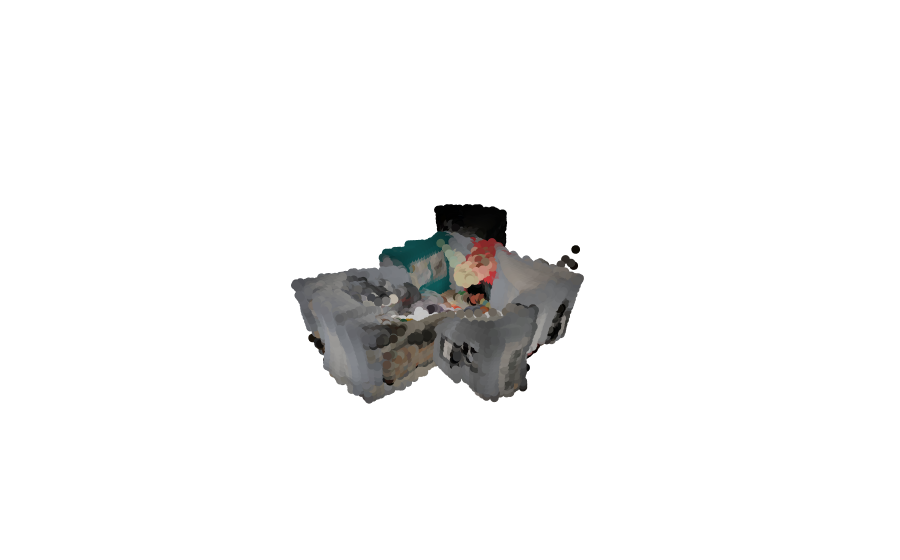

Notebook code cell kept with this figure:
### Code cell
pts_vox, cols_vox = load_and_decimate_room_pc_voxels(CLOUD_POINT_PATH, 0.04)
point_cloud_visu(pts_vox, cols_vox)

### Figure 1 — Plotly figure (JSON) as saved in the notebook; plotly's stock layout.template omitted (floating-point values rounded to 4 significant figures; data arrays with more than 128 entries replaced by an {"elided": "..."} marker saying what was removed)
{"data": [{"marker": {"color": {"elided": "23133x3 float values"}, "size": 3}, "mode": "markers", "type": "scatter3d", "x": {"elided": "23133 float values"}, "y": {"elided": "23133 float values"}, "z": {"elided": "23133 float values"}}], "layout": {"scene": {"aspectmode": "data", "aspectratio": {"x": 1, "y": 1, "z": 0.95}, "xaxis": {"visible": false}, "yaxis": {"visible": false}, "zaxis": {"visible": false}}}}
